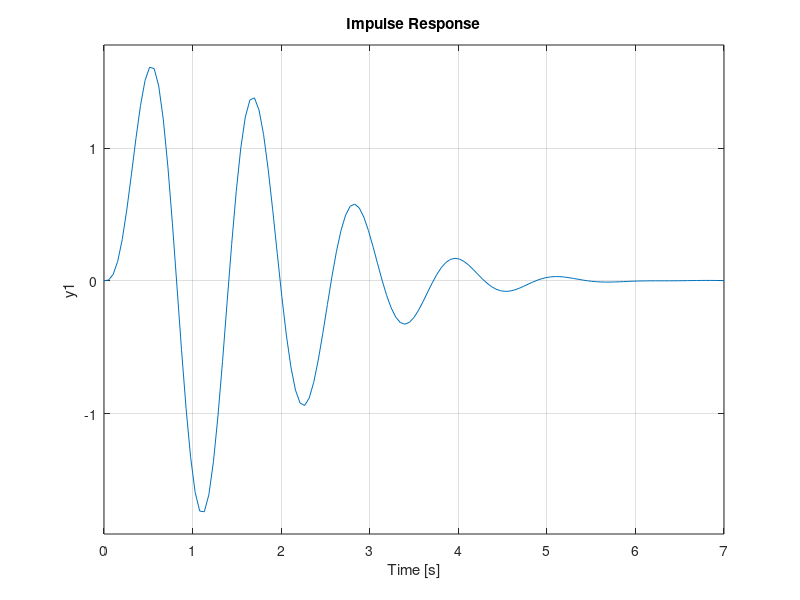
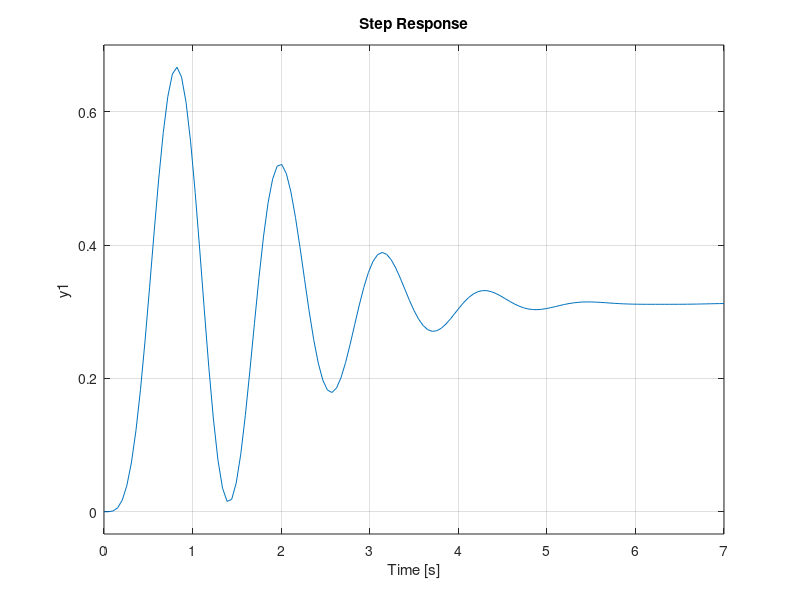
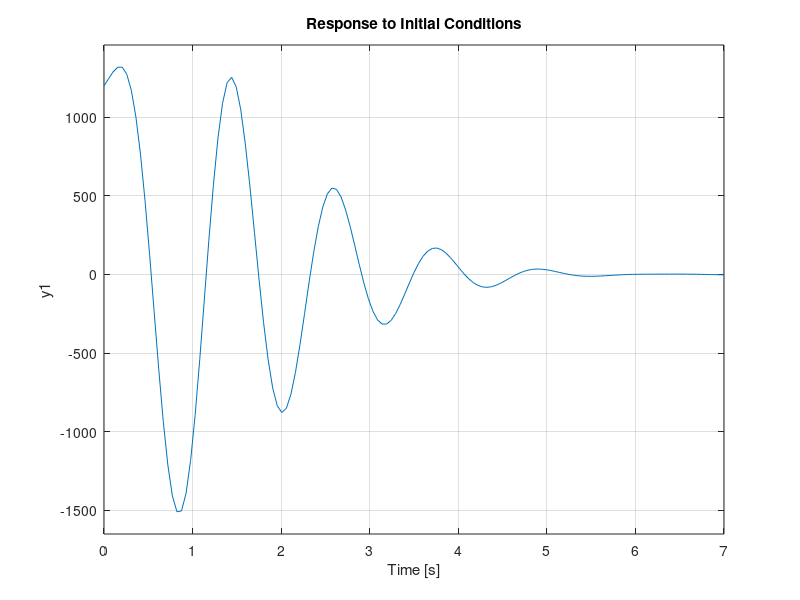

Here is the MATLAB script that generated these plots, in order: (Note: this script raises an error after producing the figures.)
%% MECH 513-Control Systems
% Assignment 1 - Part 1, Question 9, CME 2.3 from Williams and Lawrence. 
% Vassili Korotkine 16/09/2018

close all;clear all;clc

A=[0 1 0 0
   0 0 1 0
   0 0 0 1
   -962 -126 -67 -4];
B = [0 0 0 1]';
C = [300 0 0 0]; D = 0;

mySys=ss(A,B,C,D);

%a)
figure(1)
impulse(mySys)
%b)
figure(2)
step(mySys)
%c)
figure(3)
x_0=[4,3,2,1]';
initial(mySys, x_0); %separate calc of response to ic's and step
%d)
csys=canon(mySys, 'modal')
% [ys,ts,xs]=step(mySys);
% y_tot=yi+ys; %superposition
% 
% figure(2)
% plot(ti, y_tot)
